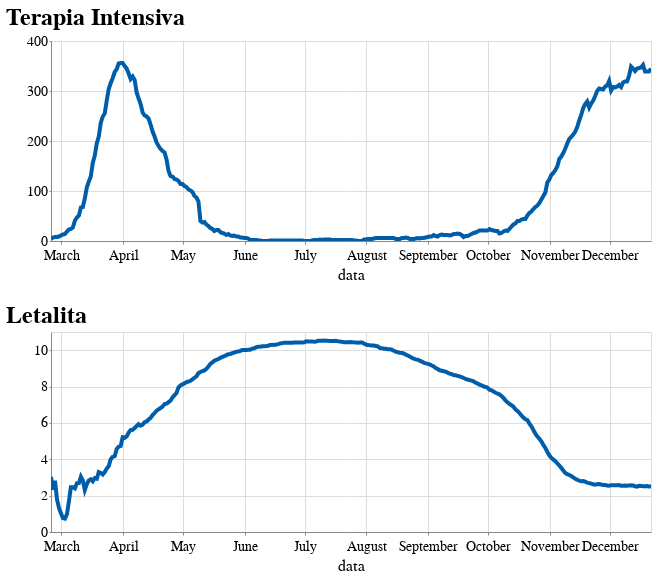

Source (notebook cell):
### Code cell
#viz.grafici_riassuntivi(reg_df)
def plot_line(field, title):
    base = alt.Chart(reg_df).mark_line().encode(
        x=alt.X("data"),
        y=alt.Y(field, title="")
    ).properties(height=200, width=600,)
    
    return (
        base
        .properties(title={"text": [title]})
        .add_selection(
            resize
        )
    )

c1 = plot_line("terapia_intensiva", "Terapia Intensiva")
c2 = plot_line("letalita", "Letalita")
alt.vconcat(c1, c2)

### Figure 1 — Vega-Lite specification as saved in the notebook (floating-point values rounded to 4 significant figures; data arrays with more than 128 entries replaced by an {"elided": "..."} marker saying what was removed)
{"config": {"view": {"width": 600, "height": 400}, "background": "#ffffff", "title": {"anchor": "start", "font": "Source Sans Pro, Arial, sans", "fontColor": "#000000", "fontSize": 24, "fontWeight": "bold"}, "arc": {"fill": "#005DA9"}, "area": {"fill": "#005DA9"}, "line": {"stroke": "#005DA9", "strokeWidth": 4}, "path": {"stroke": "#005DA9"}, "rect": {"fill": "#005DA9"}, "shape": {"stroke": "#005DA9"}, "bar": {"fill": "#005DA9"}, "point": {"stroke": "#005DA9"}, "symbol": {"fill": "#005DA9", "size": 60}, "axis": {"titleFont": "Source Sans Pro, sans", "titleFontSize": 16, "titleFontWeight": "normal", "labelFont": "Source Sans Pro, sans", "labelFontSize": 14, "labelFontWeight": "normal"}, "axisX": {"labelAngle": 0, "labelPadding": 4, "tickSize": 3}, "axisY": {"labelBaseline": "middle", "maxExtent": 45, "minExtent": 45, "tickSize": 2, "titleAlign": "left", "titleAngle": 0, "titleX": -45, "titleY": -11}, "headerFacet": {"titleFontSize": 16, "labelFontSize": 14}, "headerRow": {"titleFontSize": 16, "labelFontSize": 14}, "headerColumn": {"titleFontSize": 16, "labelFontSize": 14}, "legend": {"titleFont": "Source Sans Pro, sans", "titleFontSize": 16, "titleFontWeight": "normal", "symbolType": "circle", "labelFont": "Source Sans Pro, sans", "labelFontSize": 15}, "range": {"category": ["#AB377A", "#AEC067", "#9BC3B7", "#928285", "#F07F3C", "#FFE054", "#E30034", "#005DA9", "#644F54", "#5EA290", "#769F3B", "#812161", "#E36319", "#F5C631"]}}, "vconcat": [{"mark": "line", "encoding": {"x": {"type": "temporal", "field": "data"}, "y": {"type": "quantitative", "field": "terapia_intensiva", "title": ""}}, "height": 200, "selection": {"selector001": {"type": "interval", "bind": "scales"}}, "title": {"text": ["Terapia Intensiva"]}, "width": 600}, {"mark": "line", "encoding": {"x": {"type": "temporal", "field": "data"}, "y": {"type": "quantitative", "field": "letalita", "title": ""}}, "height": 200, "selection": {"selector001": {"type": "interval", "bind": "scales"}}, "title": {"text": ["Letalita"]}, "width": 600}], "data": {"name": "data-d353a8a8e791316bbf339328532fc7bb"}, "$schema": "https://vega.github.io/schema/vega-lite/v4.8.1.json", "datasets": {"data-d353a8a8e791316bbf339328532fc7bb": {"elided": "302 records"}}}
